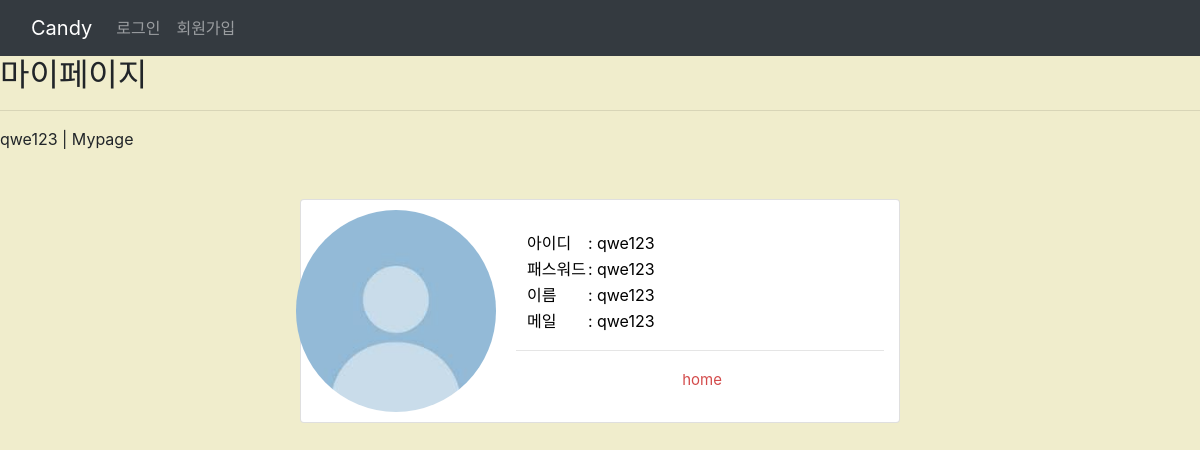
The page /user/qwe123/ on the database its author committed.
### userapp/models.py (models this page shows)
class User(models.Model):
    id = models.CharField(max_length=20 ,primary_key=True)
    pw = models.CharField(max_length=45)
    name = models.CharField(max_length=45)
    birth = models.CharField(max_length=45)
    mail = models.CharField(max_length=45)
    reportCnt = models.IntegerField(default=0)
    file = models.FileField(upload_to='%Y/%m/%d')

### userapp/views.py (the view)
# urls.py: path('<str:id>/', views.userinfo, name='userinfo'),
def userinfo(request, id):
    user = User.objects.get(id=id)
    return render(request, 'userapp/profile.html',{'profile':user})

### templates/userapp/profile.html (shortened to what this page needs)
{% extends 'boardapp/base.html' %}
{% block content %}
<h2>마이페이지</h2>
<HR ALIGN= WIDTH= SIZE=>
{% load static %}
{% block head_title %}{{ profile.name }} | Mypage {% endblock head_title %}
<div class="container-fluid mt-5">
  <div class="row">
    <div class="card col-lg-6 offset-lg-3 mb-3">
      <div class="row" >
        {% if profile.file == "" %}
        <img class="round" src="{%static 'image/profile.jpg'%}" width="200" >
        {% else %}
        <img class="round" src="{{ profile.file.url }}" width="200" height='200' >
        {% endif %}
        <div class="card-body" >
            <table style="color:black; margin-left:10px;">
                <tr>
                    <td class="profile_title">아이디</td>
                    <td class="profile_content"> : {{profile.id }}</td>
                </tr>
                <tr>
                    <td class="profile_title">패스워드</td>
                    <td class="profile_content"> : {{ profile.pw }}</td>
                </tr>
                <tr>
                    <td class="profile_title">이름</td>
                    <td class="profile_content"> : {{ profile.name }}</td>
                </tr>
                <tr>
                    <td class="profile_title">메일</td>
                    <td class="profile_content"> : {{ profile.mail }}</td>
                </tr>
            </table>
            <hr>
            <div style="text-align: center;">
                <a href="{% url 'boardapp:home' %}" style="color:#d14040f2; font-size:15px;">&nbsp;home</a> <br>
            </div>
      </div>
    </div>
  </div>
</div>
{% endblock  %}

### templates/boardapp/base.html (style rules this page uses)
body { margin: 0px; background-color: #F0EDCC; }

### templates/userapp/profile.html (style rules this page uses)
.card { padding: 10px; }
.round { width="200"; height='200'; border-radius: 50%; }

### rows shown on the page
User: name "qwe123", id "qwe123", pw "qwe123", mail "qwe123"
